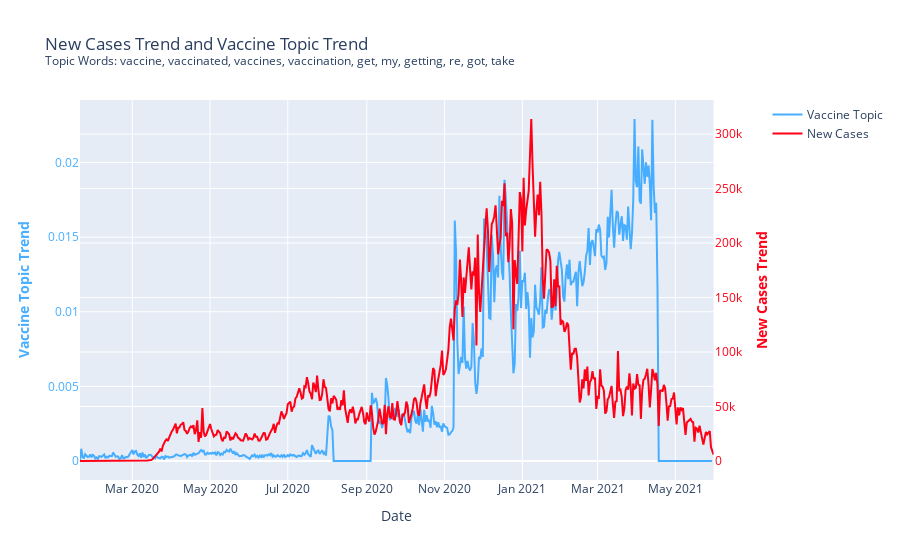

The code cell stored with this chart in its notebook:
### Code cell
plot_epi_topic_trends('new_cases', 1, dates, overlapping_dates, model)

### Figure 1 — Plotly figure (JSON) as saved in the notebook; plotly's stock layout.template omitted (floating-point values rounded to 4 significant figures; data arrays with more than 128 entries replaced by an {"elided": "..."} marker saying what was removed)
{"data": [{"marker": {"color": "#47AEFF"}, "mode": "lines", "name": "Vaccine Topic", "type": "scatter", "x": {"elided": "498 str values"}, "xaxis": "x", "y": {"elided": "497 float values"}, "yaxis": "y"}, {"marker": {"color": "#FF0016"}, "mode": "lines", "name": "New Cases", "type": "scatter", "x": {"elided": "498 str values"}, "xaxis": "x", "y": {"elided": "498 int values"}, "yaxis": "y2"}], "layout": {"title": {"text": "New Cases Trend and Vaccine Topic Trend <br><sup>Topic Words: vaccine, vaccinated, vaccines, vaccination, get, my, getting, re, got, take</sup>"}, "xaxis": {"anchor": "y", "domain": [0, 0.94], "title": {"text": "Date"}}, "yaxis": {"anchor": "x", "color": "#47AEFF", "domain": [0, 1], "title": {"text": "<b>Vaccine Topic Trend</b>"}}, "yaxis2": {"anchor": "x", "color": "#FF0016", "overlaying": "y", "side": "right", "title": {"text": "<b>New Cases Trend</b>"}}}}
